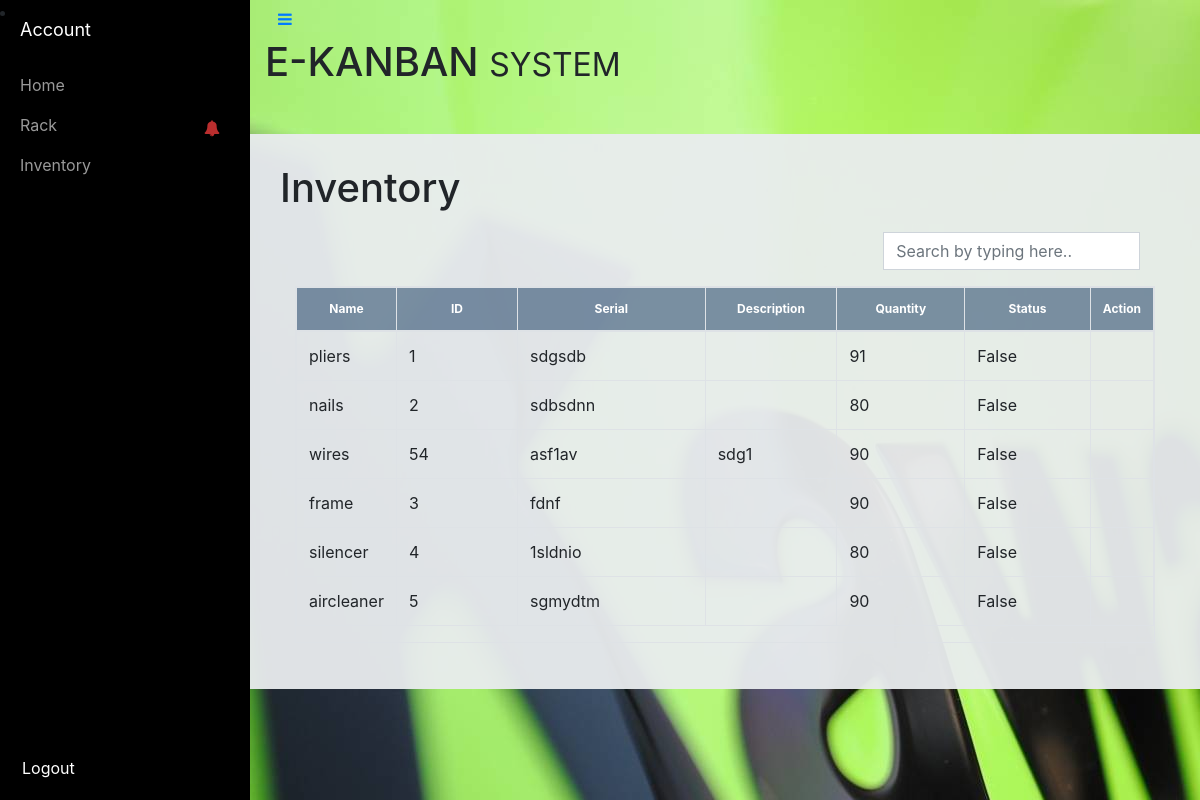
Page /inventory on the committed database.
### app1/models.py (models this page shows)
class items(models.Model):
    name = models.CharField(max_length=100)
    itemID = models.CharField(max_length=50)
    seralID = models.CharField(max_length=50)
    description = models.CharField(max_length=500,default='none')
    status = models.BooleanField(default=False)
    quantity = models.IntegerField(default=0)
    rack = models.CharField(max_length=500,default="o")

### app1/views.py (the view)
# urls.py: path('inventory',views.inventory, name='inventory'),
def inventory(request):
    if request.method =='GET':
        returnMatch = items.objects.raw("SELECT * from app1_items")
    return render(request,"inventory.html",{'data': returnMatch})

### templates/inventory.html (shortened to what this page needs)
{% extends 'baseAdmin.html' %}
{% block content %}
<div class="container" data-aos="zoom-in" style="margin-top: 40px;padding: 30px;background-color: rgba(233,236,239,0.95);">
    <h1>Inventory</h1>
    <div class="col-md-12 search-table-col">
        <div class="form-group pull-right col-lg-4"><input type="text" class="search form-control" placeholder="Search by typing here.."></div>
        <div
            class="table-responsive table-bordered table table-hover table-bordered results">
            <table class="table table-bordered table-hover">
                <thead class="bill-header cs">
                    <tr>
                        <th id="trs-hd" class="col-lg-1">Name</th>
                        <th id="trs-hd" class="col-lg-2">ID</th>
                        <th id="trs-hd" class="col-lg-3">Serial</th>
                        <th id="trs-hd" class="col-lg-2">Description</th>
                        <th id="trs-hd" class="col-lg-2">Quantity</th>
                        <th id="trs-hd" class="col-lg-2">Status</th>
                        <th id="trs-hd" class="col-lg-2">Action</th>
                    </tr>
                </thead>
                <tbody>
                    {% for returnMatch in data %}
                    <tr>
                        <td>{{returnMatch.name}}</td>
                        <td>{{returnMatch.itemID}}</td>
                        <td>{{returnMatch.seralID}}</td>
                        <td>{{returnMatch.description}}</td>
                        <td>{{returnMatch.quantity}}</td>
                        <td>{{returnMatch.status}}</td>
                        <td>
                        </td>
                    </tr>
                    {% endfor %}
                </tbody>
            </table>
    </div>
</div>
</div>
{% endblock %}

### templates/baseAdmin.html (shortened to what this page needs)
{% load static %}
<!DOCTYPE html>
<html>
<head>
    <link rel="stylesheet" href="{% static 'app1/bootstrap/css/bootstrap.min.css' %}">
    <link rel="stylesheet" href="{% static 'app1/fonts/font-awesome.min.css' %}">
    <link rel="stylesheet" href="{% static 'app1/fonts/ionicons.min.css' %}">
    <link rel="stylesheet" href="{% static 'app1/css/Footer-Dark.css' %}">
    <link rel="stylesheet" href="https://cdnjs.cloudflare.com/ajax/libs/animate.css/3.5.2/animate.min.css">
    <link rel="stylesheet" href="https://cdnjs.cloudflare.com/ajax/libs/aos/2.1.1/aos.css">
    <link rel="stylesheet" href="{% static 'app1/css/Login-Form-Dark-1.css' %}">
    <link rel="stylesheet" href="{% static 'app1/css/Login-Form-Dark.css' %}">
    <link rel="stylesheet" href="{% static 'app1/css/MUSA_panel-table-1.css' %}">
    <link rel="stylesheet" href="{% static 'app1/css/MUSA_panel-table.css' %}">
    <link rel="stylesheet" href="{% static 'app1/css/Registration-Form-with-Photo.css' %}">
    <link rel="stylesheet" href="{% static 'app1/css/Sidebar-Menu-1.css' %}">
    <link rel="stylesheet" href="{% static 'app1/css/Sidebar-Menu.css' %}">
    <link rel="stylesheet" href="{% static 'app1/css/styles.css' %}">
    <link rel="stylesheet" href="{% static 'app1/css/Table-With-Search-1.css' %}">
    <link rel="stylesheet" href="{% static 'app1/css/Table-With-Search.css' %}">
</head>
<body style="background-image: url({% static 'app1/img/login3.jpg' %});background-repeat: no-repeat;">
    <div id="wrapper">
        <div id="sidebar-wrapper" {% if user.is_superuser%} style="background-color: rgb(30,40,51);"{% else %} style="background-color: rgb(0,0,0);" {% endif %}>
            <ul class="sidebar-nav">
                <li class="sidebar-brand"> <a href="#">Account</a></li>
                <li> <a data-bs-hover-animate="pulse" href="adminPanel">Home</a></li>
                <li> <a data-bs-hover-animate="pulse" href="adminRack?rname=*&occSlot=*">Rack<i class="fa fa-bell" style="position: absolute;right: 30px;margin-top: 15px;color: rgb(186,46,46);"></i></a></li>
                <li> <a data-bs-hover-animate="pulse" href="inventory">Inventory</a></li>
            </ul>
            <li><a data-bs-hover-animate="pulse" style="position:absolute; bottom:20px;color:rgb(255,255,255)" href="logout">Logout</a></li>
        </div>
        <div class="page-content-wrapper">
            <div class="container-fluid"><a class="btn btn-link" role="button" id="menu-toggle" href="#menu-toggle"><i class="fa fa-bars"></i></a>
                <div class="row">
                    <div class="col-md-12">
                        <div>
                            <h1>E-KANBAN&nbsp;<small>SYSTEM</small></h1>
                        </div>
                    </div>
                </div>
            </div>
            {% block content %}
            {% endblock %}
        </div>
    </div>
</body>
</html>

### app1/static/app1/css/Sidebar-Menu-1.css (style rules this page uses)
body { overflow-x: hidden; }
#wrapper { padding-left: 0; -webkit-transition: all 0.5s ease; -moz-transition: all 0.5s ease; -o-transition: all 0.5s ease; transition: all 0.5s ease; }
#sidebar-wrapper { z-index: 1000; position: fixed; left: 250px; width: 0; height: 100%; margin-left: -250px; overflow-y: auto; background: #000; -webkit-transition: all 0.5s ease; -moz-transition: all 0.5s ease; -o-transition: all 0.5s ease; transition: all 0.5s ease; }
.sidebar-nav { position: absolute; top: 0; width: 250px; margin: 0; padding: 0; list-style: none; }
.sidebar-nav li { text-indent: 20px; line-height: 40px; }
.sidebar-nav li a { display: block; text-decoration: none; color: #999999; }
.sidebar-nav > .sidebar-brand { height: 65px; font-size: 18px; line-height: 60px; }
.sidebar-nav > .sidebar-brand a { color: #999999; }
@media (min-width:768px) { #wrapper { padding-left: 250px; } }
@media (min-width:768px) { #sidebar-wrapper { width: 250px; } }

### app1/static/app1/css/Sidebar-Menu.css (style rules this page uses)
#wrapper { padding-left: 0; -webkit-transition: all 0.5s ease; -moz-transition: all 0.5s ease; -o-transition: all 0.5s ease; transition: all 0.5s ease; }
#sidebar-wrapper { z-index: 1000; position: fixed; left: 250px; width: 0; height: 100%; margin-left: -250px; overflow-y: auto; background: #000; -webkit-transition: all 0.5s ease; -moz-transition: all 0.5s ease; -o-transition: all 0.5s ease; transition: all 0.5s ease; }
.sidebar-nav { position: absolute; top: 0; width: 250px; margin: 0; padding: 0; list-style: none; }
.sidebar-nav li { text-indent: 20px; line-height: 40px; }
.sidebar-nav li a { display: block; text-decoration: none; color: #999999; }
.sidebar-nav > .sidebar-brand { height: 65px; font-size: 18px; line-height: 60px; }
.sidebar-nav > .sidebar-brand a { color: #999999; }
@media (min-width:768px) { #wrapper { padding-left: 250px; } }
@media (min-width:768px) { #sidebar-wrapper { width: 250px; } }

### app1/static/app1/css/Table-With-Search-1.css (style rules this page uses)
.bill-header { font-size: 12px; text-align: center; }
#trs-hd { text-align: center; }
.bill-header.cs { background-color: rgba(37,71,106,0.56); color: #fff; }
.search.form-control { border-radius: 0px !important; }
.search-table-col { margin-top: 100px; }

### app1/static/app1/css/Table-With-Search.css (style rules this page uses)
.bill-header { font-size: 12px; text-align: center; }
#trs-hd { text-align: center; }
.bill-header.cs { background-color: rgba(37,71,106,0.56); color: #fff; }
.search.form-control { border-radius: 0px !important; }
.search-table-col { margin-top: 20px; }

### rows in the picture
items: name "pliers", itemID "1", seralID "sdgsdb", quantity "91", status "False"
items: name "nails", itemID "2", seralID "sdbsdnn", quantity "80", status "False"
items: name "wires", itemID "54", seralID "asf1av", description "sdg1", quantity "90", status "False"
items: name "frame", itemID "3", seralID "fdnf", quantity "90", status "False"
items: name "silencer", itemID "4", seralID "1sldnio", quantity "80", status "False"
items: name "aircleaner", itemID "5", seralID "sgmydtm", quantity "90", status "False"
